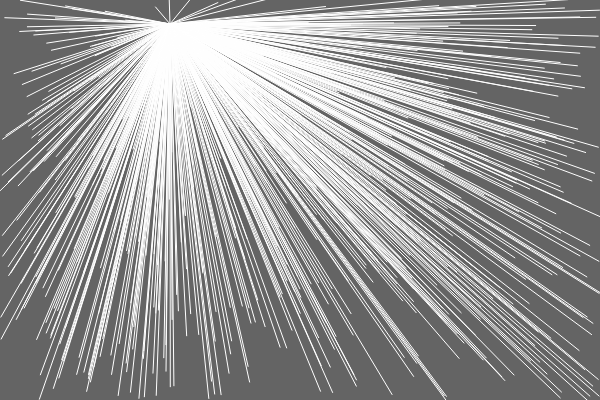
Frame 1 (no input)
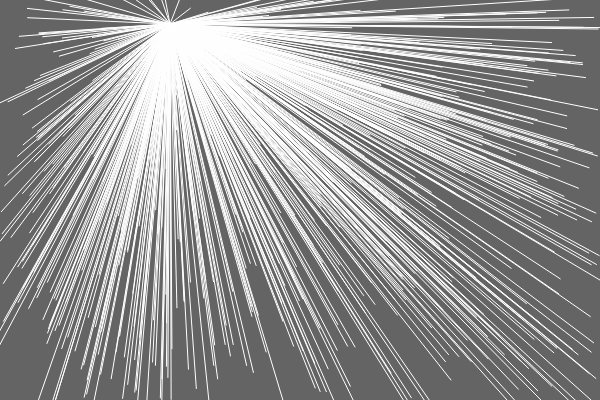
Frame 60 (no input)
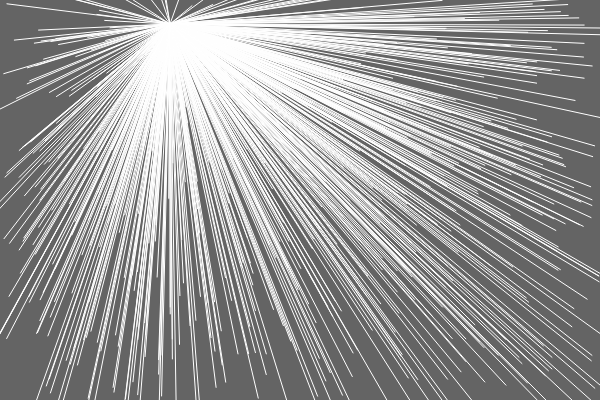
Frame 120 (the mouse pressed at the canvas centre since frame 60)

The p5.js sketch that drew these frames (run headless with seeded random() and noise() and a simulated clock; from frame 60 on, the mouse is pressed at the canvas centre):

// p5.js sketch
// ── sketch.js
//from Shiffman's video The Constructor Function

var formObject = [];

function setup() {
  createCanvas(600, 400);
  for (var i = 0; i < 600; i++) {
    formObject[i] = new FormObject();
  }
}

function draw() {
  background(100);
  for (var i = 0; i < formObject.length; i++) {
    formObject[i].move();
    formObject[i].display();
  }
}

function FormObject() {
  this.x = random(0, width);
  this.y = random(0, height);

  this.display = function() {
    stroke(255);
    noFill();
    line(this.x, this.y, 170, 24);
  }

  this.move = function() {
    this.x = this.x + random(-1, 1);
    this.y = this.y + random(-6, 6);

  }
}
